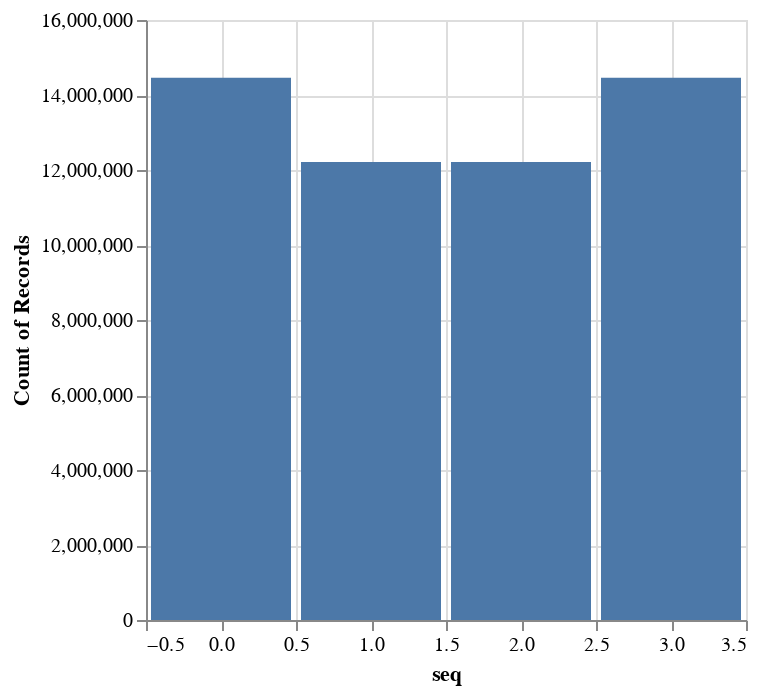

Notebook code for this chart:
### Code cell
# View the distribution of nucleotides in the flattened seq column
# note that in the natural genome it is not a uniform distribution
# what we see here after subsetting with the mask matches expectations

import altair as alt
alt.data_transformers.enable("vegafusion")
import polars as pl
seq = x[:, :, 0][mask].flatten()
seq_df = pl.DataFrame({'seq':seq.to(cpu)})
alt.Chart(seq_df).mark_bar(width=70).encode(
    alt.X('seq:Q'),
    y='count()'
)

### Figure 1 — Vega specification as saved in the notebook (floating-point values rounded to 4 significant figures)
{"$schema": "https://vega.github.io/schema/vega/v5.json", "data": [{"name": "source_0", "values": [{"__count": 12216124, "seq": 2.0}, {"__count": 14462097, "seq": 0.0}, {"__count": 14462097, "seq": 3.0}, {"__count": 12216124, "seq": 1.0}]}, {"name": "source_0_x_domain_seq", "values": [{"min": 0.0, "max": 3.0}]}, {"name": "source_0_y_domain___count", "values": [{"min": 12216124, "max": 14462097}]}], "marks": [{"type": "rect", "name": "marks", "from": {"data": "source_0"}, "encode": {"update": {"xc": {"field": "seq", "scale": "x"}, "y": {"field": "__count", "scale": "y"}, "width": {"value": 70}, "y2": {"value": 0, "scale": "y"}, "fill": {"value": "#4c78a8"}}}, "style": ["bar"]}], "scales": [{"name": "x", "type": "linear", "domain": [{"signal": "(data(\"source_0_x_domain_seq\")[0] || {}).min"}, {"signal": "(data(\"source_0_x_domain_seq\")[0] || {}).max"}], "range": [0, {"signal": "width"}], "nice": true, "zero": false, "padding": 5}, {"name": "y", "type": "linear", "domain": [{"signal": "(data(\"source_0_y_domain___count\")[0] || {}).min"}, {"signal": "(data(\"source_0_y_domain___count\")[0] || {}).max"}], "range": [{"signal": "height"}, 0], "zero": true, "nice": true}], "axes": [{"scale": "x", "maxExtent": 0, "ticks": false, "gridScale": "y", "labels": false, "orient": "bottom", "domain": false, "grid": true, "minExtent": 0, "aria": false, "zindex": 0, "tickCount": {"signal": "ceil(width/40)"}}, {"scale": "y", "tickCount": {"signal": "ceil(height/40)"}, "domain": false, "ticks": false, "zindex": 0, "grid": true, "minExtent": 0, "maxExtent": 0, "aria": false, "gridScale": "x", "orient": "left", "labels": false}, {"scale": "x", "labelOverlap": true, "zindex": 0, "title": "seq", "tickCount": {"signal": "ceil(width/40)"}, "labelFlush": true, "orient": "bottom", "grid": false}, {"scale": "y", "orient": "left", "tickCount": {"signal": "ceil(height/40)"}, "title": "Count of Records", "grid": false, "zindex": 0, "labelOverlap": true}], "padding": 5, "background": "white", "width": 300, "style": "cell", "height": 300}
